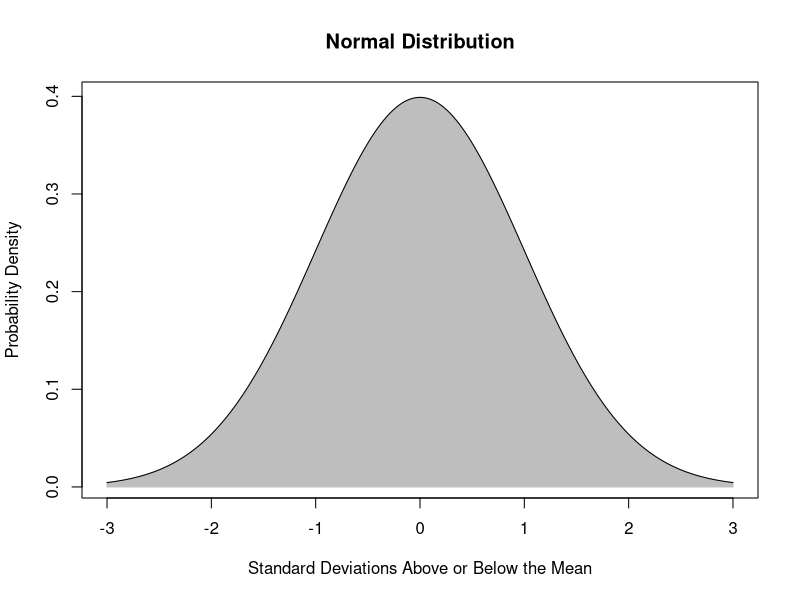
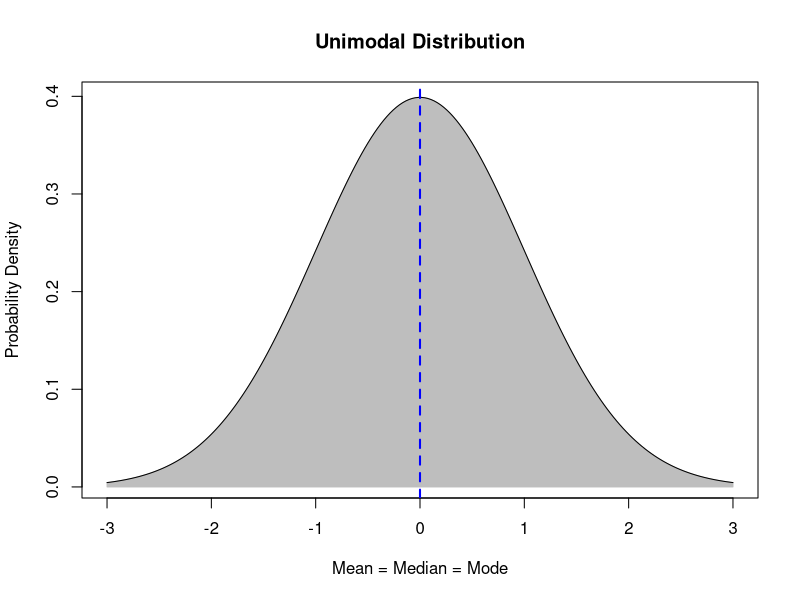
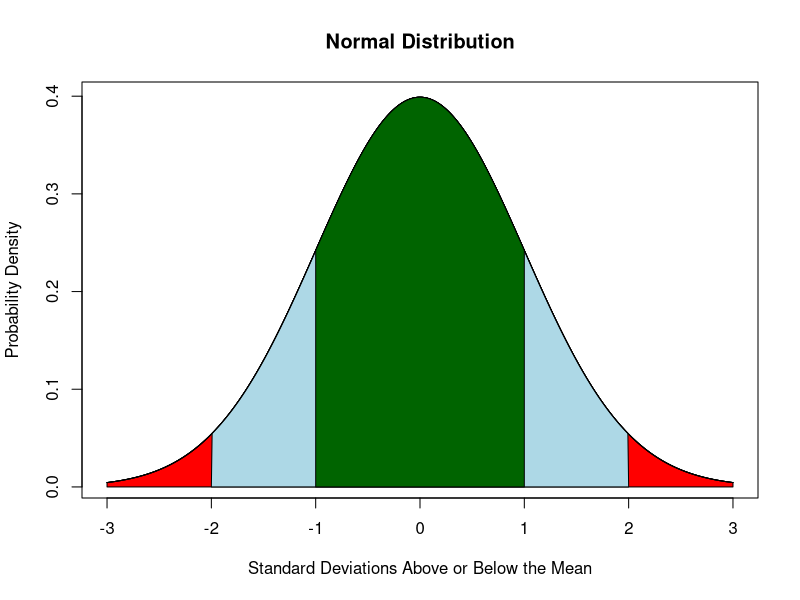
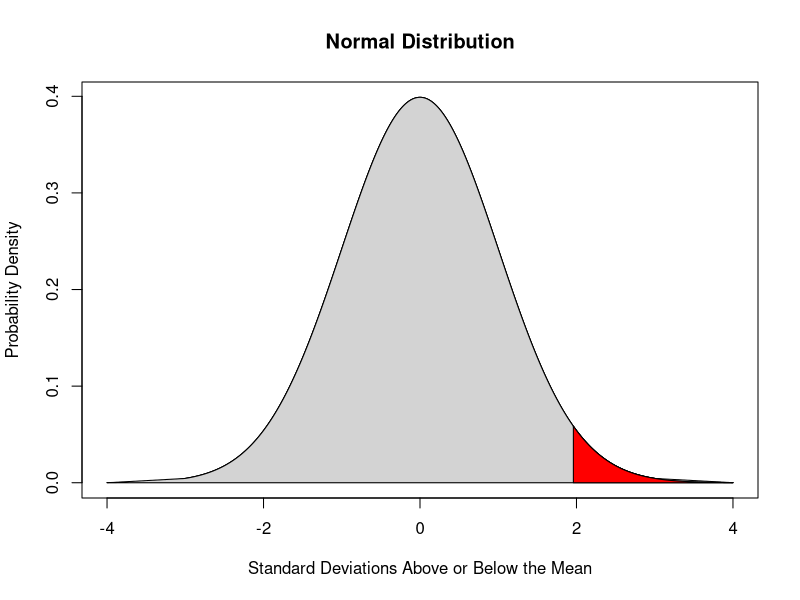
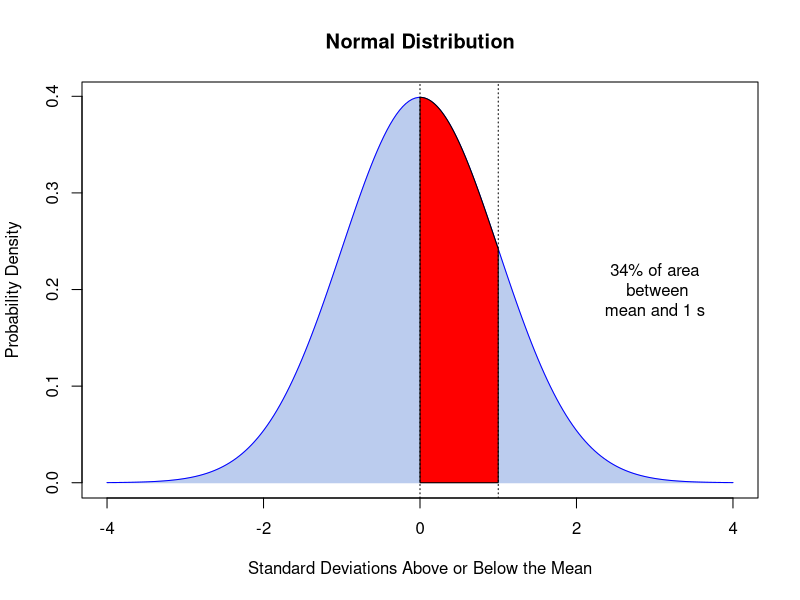
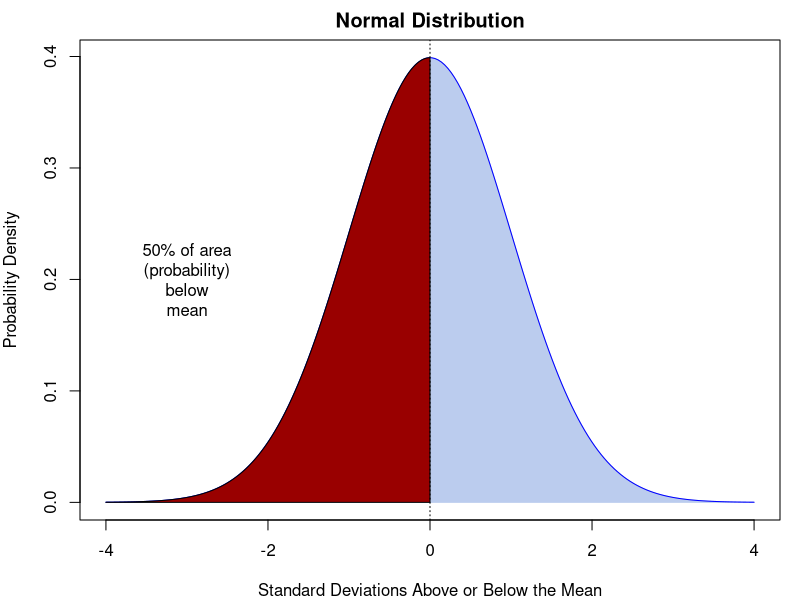
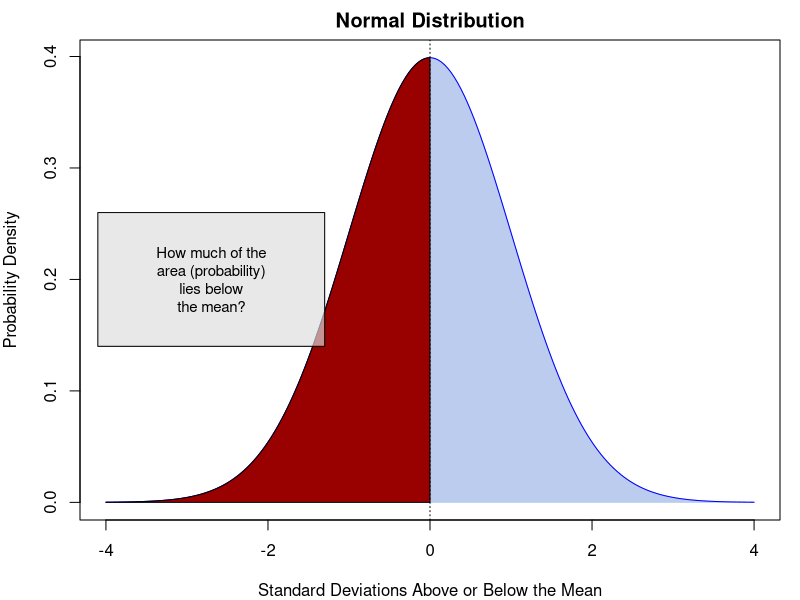
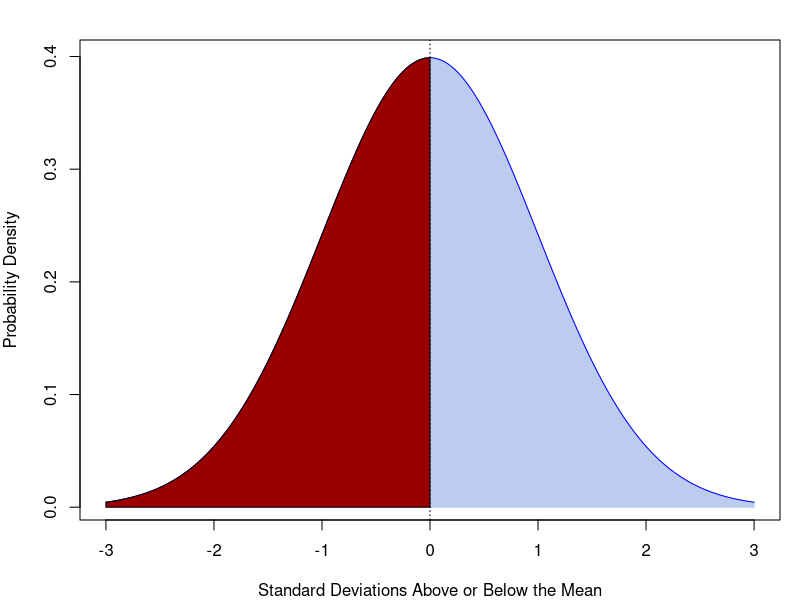

These charts were generated, in order, by the following R code:
# R plots of distributions

# 2011-2020, Jesse Hamner
# Much of this R code was assembled from multiple sources
# in the public domain. The remainder (and any errors) are mine.
#
# This script creates a series of varied normal plots, with 
# variations intended to instruct students about probability and 
# the normal distribution itself. 
#
# This series of graphics would likely not be used in its entirety, 
# at least, not all on the same day. The majority of these graphics
# would likely follow the section on coin flips, found in 
# headplot.R (a separate script, elsewhere in this folder).
#

# To keep titles consistent, here's three suggested labels:
primaryTitle<-("Normal Distribution")
primaryXTitle<-("Standard Deviations Above or Below the Mean")
primaryYTitle<-("Probability Density")

darkred <- "#990000ff"
mygreen <- "#00aa00ff"
paleblue <- "#bbccee"
paleyellow <- "#eeeeaa"
turquoise <- "#66bbdd"

# Set narrow margins for these graphics:
margins <- c(4,4,2,1)

###############################################################
# A custom function to draw fairly basic normal plots.
# This function takes a few arguments, but it's designed to
# also give a very consistent feel across plots.
###############################################################

normalPlot <- function(stddev,lb,ub,xlabel,ylabel,mainlabel,fillcolor,linecolor) {
	mean=0
	sd <- stddev
	x <- seq(lb,ub,length=200)*sd + mean
	hx <- dnorm(x,mean,sd)
	i <- x >= lb & x <= ub

	if ( linecolor=="none" | linecolor==0 | linecolor=="" | linecolor=="null" ) {
		linecolor<-("black")	
	}	

	plot(x, hx, type="n", xlab=xlabel, ylab=ylabel, main=mainlabel, 
		axes=TRUE, col=linecolor)
	
	if ( fillcolor=="none" | fillcolor=="null" | fillcolor=="") {
		fillcolor<-("white")	
	}	

	polygon(c(lb,x[i],ub), c(0,hx[i],0), col=fillcolor, border=fillcolor)
	lines(x,hx, col=linecolor)

return;
} # end of the function


###############################################################
# Sort of a demonstration of the above function -- a simple 
# normal plot from -3 to 3 std devs, mean at zero.
###############################################################


png(filename="normalplot.png", res=300, bg="white", type="quartz", pointsize=12, width=6, height=6, units="in")

normalPlot(stddev=1,
           lb=-3,
           ub=3,
           xlabel=primaryXTitle,
           ylabel=primaryYTitle,
           mainlabel=primaryTitle,
           fillcolor="gray",
           linecolor="black"
          )

dev.off()


###############################################################
# Another simple bell curve to show that the mean=median=mode 
# for this type of unimodal distribution:
###############################################################

png(filename="unimodalsymmetricplot.png",
    res=300,
    bg="white",
    type="quartz",
    pointsize=12,
    width=6,
    height=6,
    units="in"
   )

normalPlot(stddev = 1,
           lb = -3,
           ub = 3,
           xlabel = "Mean = Median = Mode",
           ylabel = primaryYTitle,
           main = "Unimodal Distribution",
           fillcolor = "gray",
           linecolor = "black"
          )
abline(v = 0,
       h = 1,
       lty = 2,
       col = "blue",
       lwd = 2
      )

dev.off()



###############################################################
# A normal plot with colored blocks between standard deviations:

###############################################################

png(filename="normalplotwithsd.png", res=300, bg="white", type="quartz", pointsize=12, width=6, height=6, units="in")

mean=0
sd=1
x <- seq(-3,3,length=100)*sd + mean
hx <- dnorm(x,mean,sd)

plot(x, hx, type="n", xlab=primaryXTitle, ylab=primaryYTitle, main=primaryTitle, axes=TRUE)
lines(x,hx)

#
# build layers of standard deviation on top of each other:
#
# from -3 to +3 s (red):
lb=-3; ub=3
x <- seq(-3,3,length=400)*sd + mean
hx <- dnorm(x,mean,sd)
lines(x, hx)
i <- x >= lb & x <= ub
polygon(c(lb,x[i],ub), c(0,hx[i],0), col="red")

area <- pnorm(ub, mean, sd) - pnorm(lb, mean, sd)
result <- paste("P(",lb,"< mean <",ub,") =",
   signif(area, digits=3))
#mtext(result,1) 

# from -2 to +2 s (light blue):
lb=-2; ub=2
x <- seq(-3,3,length=400)*sd + mean
hx <- dnorm(x,mean,sd)
lines(x, hx)
i <- x >= lb & x <= ub
polygon(c(lb,x[i],ub), c(0,hx[i],0), col="light blue")

area <- pnorm(ub, mean, sd) - pnorm(lb, mean, sd)
result <- paste("P(",lb,"< mean <",ub,") =",
   signif(area, digits=3))
#mtext(result,1) 

# from -1 to +1 s (dark green):
lb=-1; ub=1
x <- seq(-3,3,length=400)*sd + mean
hx <- dnorm(x,mean,sd)
lines(x, hx)
i <- x >= lb & x <= ub
polygon(c(lb,x[i],ub), c(0,hx[i],0), col="dark green")

area <- pnorm(ub, mean, sd) - pnorm(lb, mean, sd)
result <- paste("P(",lb,"< mean <",ub,") =",
   signif(area, digits=3))

#rect(-0.75, 0.14, 0.75, 0.16, col="#ddddddaa")
#text(result, x=0, y=0.15) 

dev.off()


######################################################
#
# This graph displays probability between 1.96 and 4 SD
# (95th percentile of probability for a two-tailed test)
#
######################################################

png(filename="normalplot95pctile.png", res=300, bg="white", type="quartz", pointsize=12, width=6, height=6, units="in")

normalPlot(stddev=1,lb=-4,ub=4,xlabel=primaryXTitle, ylabel=primaryYTitle, mainlabel=primaryTitle,fillcolor="lightgray", linecolor="black")

lb=-4; ub=4
i <- x >= lb & x <= ub
lines(x, hx)
polygon(c(lb,x[i],ub), c(0,hx[i],0), col="light gray")

area <- pnorm(ub, mean, sd) - pnorm(lb, mean, sd)
result <- paste("P(",lb, expression("< " * mu * "<"), ub,") =", signif(area, digits=3))
# mtext(result,1) 


mean=0
sd=1
lb=1.96; ub=4

x1 <- seq(lb,ub,length=100)*sd + mean
hx1 <- dnorm(x1,mean,sd)
i <- x1 >= lb & x1 <= ub

lines(x1, hx1)
polygon(c(lb,x1[i],ub), c(0,hx1[i],0), col="red")

area <- pnorm(ub, mean, sd) - pnorm(lb, mean, sd)
result <- paste("P(",lb,"< mean <",ub,") =", signif(area, digits=3))
   
#arrows(-4,0.05,4,0.05, code=3)

dev.off()

######################################################
#
# This graph displays probability between 0 and 1 SD
# (34th percentile of probability), or, here,
# 34% of the total probability distribution function area
#
######################################################

png(filename="34pctarea.png", width=5, height=4, units="in", pointsize=12, bg="white", res=300, type="quartz")

sd <- 1
lb <- -4
ub <- 4

normalPlot(stddev = sd,
           lb = lb,
           ub = ub,
           xlabel = primaryXTitle,
           ylabel = primaryYTitle,
           mainlabel = primaryTitle,
           fillcolor = paleblue,
           linecolor="blue"
          )

x=seq(0, sd, length = 200)
y=dnorm(x)
polygon(c(0,x,1),c(0,y,0), col="red")

abline(v=0,col=1,lty=3)
abline(v=sd,col=1,lty=3)

text(x=3, y=0.2, labels=("34% of area\n between\nmean and 1 s"), cex=1.0)

dev.off()

######################################################
#
# This graph displays probability between -infinity and 0 SD,
# 50% of the total probability distribution function area
#
######################################################

png(filename="50pctarea.png", 
    width=5,
    height=4,
    units="in",
    pointsize=12,
    bg="white",
    res=300,
    type="quartz"
   )

par(mar=margins)

sd <- 1
lb <- -4
ub <- 4

normalPlot(stddev=sd,lb=lb,ub=ub,xlabel=primaryXTitle, ylabel=primaryYTitle, mainlabel=primaryTitle,fillcolor=paleblue,linecolor="blue")

x=seq(-4,0,length=200)
y=dnorm(x)
polygon(c(lb,x,0),c(0,y,0), col=darkred)

abline(v=0,col=1,lty=3)
text(x=-3, y=0.2, labels=("50% of area\n(probability)\nbelow\nmean"), cex=1.0)

dev.off()



png(filename="50pctareanolabels.png", 
    width=5,
    height=4,
    units="in",
    pointsize=12,
    bg="white",
    res=300,
    type="quartz"
)

par(mar=margins)
sd <- 1
lb <- -4
ub <- 4

normalPlot(stddev=sd,lb=lb,ub=ub,xlabel=primaryXTitle, ylabel=primaryYTitle, mainlabel=primaryTitle,fillcolor=paleblue,linecolor="blue")

x=seq(-4,0,length=200)
y=dnorm(x)
polygon(c(lb,x,0),c(0,y,0), col=darkred)
abline(v=0,col=1,lty=3)
rect(-4.1, 0.14, -1.3, 0.26, col="#ddddddaa")
text(x=-2.7, y=0.2, labels=("How much of the\narea (probability)\nlies below\nthe mean?"), cex=0.9)

dev.off()


######################################################
#
# This graph displays probability between -3 and 0 SD, nearly
# 50% of the total probability distribution function area
#
######################################################

png(filename="49pctarea.png", width=5, height=4, units="in", pointsize=12, bg="white", res=300, type="quartz")

par(mar=margins)

sd <- 1
lb <- -3
ub <- 3

normalPlot(stddev=sd,lb=lb,ub=ub,xlabel=primaryXTitle, ylabel=primaryYTitle, mainlabel="",fillcolor=paleblue,linecolor="blue")

x=seq(lb,0,length=200)
y=dnorm(x)
polygon(c(lb,x,0),c(0,y,0), col=darkred)

abline(v=0,col=1,lty=3)
# text(x=-3, y=0.2, labels=("50% of area\n(probability)\nbelow\nmean"), cex=1.0)

dev.off()

################################################
#
# This graph demonstrates some hopefully basic
# arithmetic.
#
################################################

png(filename="normalplotarithmetic.png", res=300, bg="white", type="quartz", pointsize=12, width=6, height=6, units="in")

sd <- 1
x=seq(-4,4,length=200)
y=dnorm(x)
plot(x,y,type="l", lwd=2, col="blue", xlab=primaryXTitle,ylab=primaryYTitle,main=primaryTitle)
polygon(c(-4,x,4),c(0,y,0),col=darkred)

x=seq(0,sd,length=200)
y=dnorm(x)
polygon(c(0,x,sd),c(0,y,0), col=paleblue)

abline(v=0,col=1,lty=3)
abline(v=sd,col=1,lty=3)

text(x=2, y=0.3, labels=("34% of area\n between\nmean and 1 s"), cex=1.0)

x1=seq(1,4,length=200)
y1=dnorm(x1)
polygon(c(1,x1,4),c(0,y1,0),col="yellow")
text(x=3,y=0.12, labels=(expression("16% of area between")),cex=0.8)
text(x=3,y=0.1, labels=(expression("1s and " * infinity)), cex=0.8)
# expression(hat(beta) == (X^t * X)^{-1} * X^t * y)
dev.off()

################################################
#
# This plot shows 95 percent of the total probability
# up to 1.645 s, i.e. like a one-tailed test
#
################################################
png(filename="95pctarea.png", width=5, height=4, units="in", pointsize=12, bg="white", res=300, type="quartz")

sd <- 1
lb <- -4
ub <- 4

normalPlot(stddev=sd,lb=lb,ub=4,xlabel=primaryXTitle, ylabel=primaryYTitle, mainlabel=primaryTitle,fillcolor=paleblue,linecolor="blue")

sd <- 1.645
x=seq(sd,ub,length=200)
y=dnorm(x)
polygon(c(sd,x,4),c(0,y,0), col=darkred)

abline(v=0,col=1,lty=3)
abline(v=sd,col=1,lty=1)
#abline(v=-1.96,col=1,lty=1)

#text(x=0, y=0.2, labels=("Cannot reject\n null hypothesis"), cex=1.0)
text(x=3, y=0.2, labels=("5% of area\nabove 1.645 s"), cex=1.0)
#text(x=-3, y=0.2, labels=("p<0.05,\nReject null"), cex=1.0)

dev.off()

################################################
#
# This plot shows 90 percent of the total probability
# with two 5% tails (outside of +/- 1.645 standard deviations)
#
################################################

png(filename="90pctarea.png", width=5, height=4, units="in", pointsize=12, bg="white", res=300, type="quartz")

sd <- 1
lb <- -4
ub <- 4

normalPlot(stddev=sd,lb=lb,ub=4,xlabel=primaryXTitle, ylabel=primaryYTitle, mainlabel=primaryTitle,fillcolor="cyan",linecolor="blue")

sd <- 1.645
x=seq(sd,4,length=200)
y=dnorm(x)
polygon(c(sd,x,4),c(0,y,0), col="red")

x=seq(-4,-(sd),length=200)
y=dnorm(x)
polygon(c(-4,x,-(sd)),c(0,y,0), col="red")

abline(v=0,col=1,lty=3)
abline(v=sd,col=1,lty=1)
abline(v=-(sd),col=1,lty=1)

text(x=0, y=0.2, labels=("90% of\narea inside\n[-1.65s,+1.65s]"), cex=1.0)
text(x=3, y=0.1, labels=("5% here"), cex=1.0)
text(x=-3, y=0.1, labels=("5% here"), cex=1.0)

dev.off()

################################################
#
# This plot shows 95 percent of the total 
# probability with two 2.5% tails (outside of
# +/- 1.96 standard deviations)
#
################################################

png(filename="95pctconfidence.png", width=5, height=4, units="in", pointsize=12, bg="white", res=300, type="quartz")

sd <- 1
lb <- -4
ub <- 4

normalPlot(stddev=sd,lb=lb,ub=4,xlabel=primaryXTitle, ylabel=primaryYTitle, mainlabel=primaryTitle,fillcolor="cyan",linecolor="blue")

sd <- 1.96

x=seq(sd,4,length=200)
y=dnorm(x)
polygon(c(sd,x,4),c(0,y,0), col="red")

x=seq(-4,-(sd),length=200)
y=dnorm(x)
polygon(c(-4,x,-(sd)),c(0,y,0), col="red")

abline(v=0,col=1,lty=3)
abline(v=sd,col=1,lty=1)
abline(v=-(sd),col=1,lty=1)

text(x=0, y=0.2, labels=("95% of\narea inside\n[-1.96s,+1.96s]"), cex=1.0)
text(x=3, y=0.1, labels=("2.5% here"), cex=1.0)
text(x=-3, y=0.1, labels=("2.5% here"), cex=1.0)

dev.off()

################################################
#
# This plot overlays multiple normal plots
# to help students visualize *sample* versus
# *population* distribution
#
################################################

png(filename="multiplesamples.png", width=5, height=4, units="in", pointsize=12, bg="white", res=300, type="quartz")

sd <- 1
x=seq(-6,6,length=200)
y=dnorm(x)
plot(x,y,type="l", lwd=3, col="blue", ylab="Probability Density", main="Population versus Samples")

x=seq(-6,6,length=200)
y=dnorm(x)
polygon(c(-4,x,4),c(0,y,0),col="cyan")

#x=seq(0,sd,length=200)
#y=dnorm(x)
#polygon(c(0,x,sd),c(0,y,0), col="red")


x=seq(-1,6,length=200)
y=dnorm(x, mean=3, sd=0.5)
#polygon(c(-3,x,3),c(0,y,0),col="green")
lines(x,(y*0.3), type="l", lwd=3, col="black")


x=seq(-5,4,length=200)
y=dnorm(x, mean=-1, sd=1.2)
polygon(c(-5,x,4),c(0,(y*0.4),0),col="gray")
lines(x,(y*0.4), type="l", lwd=3, col="red")

abline(v=-1,col=1,lty=3)
abline(v=3,col=1,lty=3)
abline(v=0, lty=2, col="blue")

x=seq(-4,-1.5,length=200)
y=dnorm(x)
lines(x,y,type="l", lty=2, lwd=1, col="blue")


text(x=0, y=0.18, labels=("Overall\nPopulation"), cex=1.0)
text(x=4.7, y=0.2, labels=("Sample B"), cex=1.0)
text(x=-1, y=0.05, labels=("Sample A"), cex=1.0)

dev.off()


###############################################################
# Simplistic labels on the normal plot:
###############################################################

png(filename="normalplot_simplelabels.png", res=300, bg="white", type="quartz", pointsize=12, width=6, height=6, units="in")

par(mar=margins)

normalPlot(stddev=1,lb=-3,ub=3,xlabel="Value of some parameter X", ylabel="Likelihood of value X occurring", mainlabel="",fillcolor="gray",linecolor="black")
abline(v=0,col="blue")
text(0.2,0.2,labels="Average value of X", srt=90, cex=1.4)

dev.off()


################################################
#
# This plot shows 95 percent of the total 
# probability with two 2.5% tails (outside of
# +/- 1.96 standard deviations)
#
################################################

png(filename="95pctconfidencePSCIsample.png", width=5, height=4, units="in", pointsize=12, bg="white", res=300, type="quartz")

sd <- 1
lb <- -4
ub <- 4

normalPlot(stddev=sd,lb=lb,ub=4,xlabel=primaryXTitle, ylabel=primaryYTitle, mainlabel=primaryTitle,fillcolor="cyan",linecolor="blue")

sd <- 1.96

x=seq(sd,4,length=200)
y=dnorm(x)
polygon(c(sd,x,4),c(0,y,0), col="red")

x=seq(-4,-(sd),length=200)
y=dnorm(x)
polygon(c(-4,x,-(sd)),c(0,y,0), col="red")

abline(v=0,col=1,lty=3)
abline(v=sd,col=1,lty=1)
abline(v=-(sd),col=1,lty=1)

#text(x=0, y=0.2, labels=("95% of\narea inside\n[-1.96s,+1.96s]"), cex=1.0)
text(x=-0.09, y=0.15, labels="10% would be\nmajors (µ)", cex=1.0, srt=90)
text(x=3.1, y=0.15, labels=("more than\n12.6% would\nbe majors"), cex=1.0)
text(x=-3, y=0.15, labels=("less than\n7.4% would\nbe majors"), cex=1.0)

dev.off()


####################################################
#
# This plot displays the area to the left of z=1.37
#
####################################################


png(filename="z137areaplot.png", width=5, height=4, units="in", pointsize=12, bg="white", res=300, type="quartz")
sd <- 1
lb <- -4
ub <- 4

normalPlot(stddev=sd,
           lb=lb,
           ub=4,
           xlabel=primaryXTitle,
           ylabel=primaryYTitle,
           mainlabel=primaryTitle,
           fillcolor=paleblue,
           linecolor="blue"
          )

sd <- 1.37
x=seq(sd,4,length=200)
y=dnorm(x)
polygon(c(sd,x,4),c(0,y,0), col=paleyellow)

abline(v=0, col="gray40", lty=2, lwd=1)
abline(v=sd, lty=1, col="gray40")
lines(x=c(1.37, 1.37), y=c(0,y[1]), lwd=3)

rect(-3.8, 0.07, -0.8, 0.17, col="#ddddddaa")
text(x=-2.3, y=0.14, expression("% of area inside"), cex=1.0)
text(x=-2.3, y=0.1, expression("(-" * infinity * ", +1.37s]"), cex=1.0)
text(x=1.9, y=0.17, "1.37s")

dev.off()


png(filename="z137areaplot02.png", width=5, height=4, units="in", pointsize=12, bg="white", res=300, type="quartz")
sd <- 1
lb <- -4
ub <- 4

normalPlot(stddev=sd,
           lb=lb,
           ub=ub,
           xlabel=primaryXTitle,
           ylabel=primaryYTitle,
           mainlabel=primaryTitle,
           fillcolor=paleyellow,
           linecolor="blue"
)

sd <- 1.37
x=seq(sd,4,length=200)
y=dnorm(x)
polygon(c(sd,x,4),c(0,y,0), col=paleblue)
abline(v=sd, lwd=1, col="gray40")
lines(x=c(1.37, 1.37), y=c(0,y[1]), lwd=2)
text(x=0, y=0.15, "0.9147")
#rect(1.7, 0.12, 3.6, 0.17, col="#ddddddaa")
text(x=2.8, y=0.15, "1 - 0.9147")
arrows(x0 = 2.4, x1 = 2, y0 = 0.13, y1 = 0.07, col = "blue", lwd = 1, angle = 15, length = 0.1) 

dev.off()




png(filename="z-203areaplot02.png", width=5, height=4, units="in", pointsize=12, bg="white", res=300, type="quartz")
sd <- 1
lb <- -4
ub <- 4

normalPlot(stddev=sd,
           lb=lb,
           ub=ub,
           xlabel=primaryXTitle,
           ylabel=primaryYTitle,
           mainlabel=primaryTitle,
           fillcolor=paleyellow,
           linecolor=darkred
)

sd <- -2.03
x <- seq(-4, sd,length=100)
y <- dnorm(x)
polygon(c(lb,x,sd),c(0,y,0), col = paleblue, border="black")
lines(x, y, col=darkred)
abline(v = sd, lwd = 1, col = "gray80")
lines(x = c(sd, sd), y = c(0,y[100]), lwd = 2)
rect(-2.9, 0.17, -1.1, 0.23, col = "#ddddddbb")
text(x = -2, y = 0.2, "z = -2.03")
text(x=-3.2, y=0.1, "Area =\n0.0212", cex=0.8)
arrows(x0=-3, x1=-2.5, y0=0.06, y1 = 0.02, col="blue", lwd=1, angle=15, length=0.1) 
dev.off()



####################################################
#
# Make a symmetric, but not-normal distribution
#
####################################################

sd <- 1
ub <- 7
lb <- -7
mean <- 0
x <- seq(lb, ub , length = 400) * sd + mean
x1 <- seq(-3, 3 , length = 200) * sd + mean

hx <- dnorm(x, mean, sd)
hxx <- dnorm(x1, mean, sd)  * 1.5

# create a 1-column matrix and add zero-value columns
# to it
q <- matrix(data=x, nrow=length(x), ncol=1)
q <- cbind(q, hx)
#q[,2] <- hx
q <- cbind(q, 0)
q[201:400,3] <- hxx
q <- cbind(q, 0)
q[1:200,4] <- hxx
q <- cbind(q, 0)
q[,5] <- q[,2] + (q[,3] + q[,4])


png(filename="symmetricnotnormal.png",
    width=5,
    height=4,
    units="in",
    pointsize=12,
    bg="white",
    res=300, type="quartz"
   )

plot(q[,1], q[,5], 
     xlab = '', ylab = '', 
     ylim = c(0,0.7), axes = FALSE,
     type = "l", 
     col = darkred, 
     lwd = 2)

polygon(c(lb, q[,1], ub),
        c(0, q[,5], 0),
        col = paleyellow,
        border = darkred
       )
axis(side = 1, at = c(-7,7), labels = NA)
axis(side = 2, at = c(0,0.7), labels = NA)
dev.off()


png(filename="multiplenormalplots.png", 
    width=5,
    height=4,
    units="in",
    pointsize=12,
    bg="white",
    res=300,
    type="quartz"
   )

sd <- 1
lb <- -8
ub <- 8
mean <- 0
x <- seq(lb, ub , length = 400) * sd + mean
hxiv <- dnorm(x, mean, sd)

plot(x, 
     hxiv,
     type="l",
     xlab="",
     ylab="Probability Density",
     main = "", 
     axes = TRUE,
     xlim = c(lb, ub),
     bg = paleyellow,
     col = darkred)
polygon(c(lb,x,ub),c(0,hxiv,0), col=paleyellow, border=darkred)

hx <- dnorm(x, mean, sd * 2)
hxx <- dnorm(x, mean, sd * 3.5) * 0.9

polygon(c(lb,x,ub),c(0,hx,0), col=paleyellow, border=paleyellow)
polygon(c(lb,x,ub),c(0,hxx,0), col=paleyellow, border=paleyellow)

mean <- -4
x1 <- seq(lb, ub , length = 400) * sd + mean
hxxx <- dnorm(x1, mean, sd * 1.25) * 0.75
polygon(c(lb,x1,ub),c(0,hxxx,0), col=paleyellow, border=paleyellow)

lines(x, hx, col="darkgreen", lwd=2)
lines(x, hxx, col="purple", lwd=2)
lines(x1, hxxx, col="blue", lwd=2)
lines(x, hxiv, col=darkred, lwd=2)


dev.off()


png(filename="1sigmanormalplot.png", 
    width=5,
    height=4,
    units="in",
    pointsize=12,
    bg="white",
    res=300,
    type="quartz"
)
qmat <- matrix(data=c(c(-1,0,1), c(-1,0,1), c(0,0,0), dnorm(c(-1,0,1), 0, 1)), byrow=FALSE, nrow=3, ncol=4)

par(mai=c(0.5,0.25,0.25,0.25), cex.lab = 1.2)
sd <- 1
lb <- -4
ub <- 4
mean <- 0
x <- seq(lb, ub , length = 400) * sd + mean
hx <- dnorm(x, mean, sd)
greeklabels <- c(expression(mu * " + " * sigma),
                 expression(mu),
                 expression(mu * " - " * sigma))

plot(x, 
     hxiv,
     type="l",
     xlab="",
     ylab="Probability Density",
     main = "", 
     axes = FALSE,
     xlim = c(lb, ub),
     ylim = c(0, 0.45),
     bg = paleyellow,
     col = darkred
    )

polygon(c(lb,x,ub),c(0,hx,0), col=paleyellow, border="black")
lines(x, hx, col=darkred, lwd=2)
lines (x=qmat[1,1:2], y=qmat[1,3:4], lty=2, col="gray50", lwd=2)
lines (x=qmat[2,1:2], y=qmat[2,3:4], lty=2, col="gray50", lwd=2)
lines (x=qmat[3,1:2], y=qmat[3,3:4], lty=2, col="gray50", lwd=2)
axis(side=1, at=c(-1,0,1), tick=TRUE, outer = FALSE, pos=0, padj=1, labels=greeklabels, cex=1.2)

dev.off()





png(filename="1stddevnormalplot.png", 
    width=5,
    height=4,
    units="in",
    pointsize=12,
    bg="white",
    res=300,
    type="quartz"
)
par(mai=c(0.5,0.25,0.25,0.25), cex.lab = 1.2)
sd <- 1
lb <- -4
ub <- 4
mean <- 0
x <- seq(lb, ub , length = 400) * sd + mean
hx <- dnorm(x, mean, sd)
samplelabels <- c(-1,0,1)

qmat <- matrix(data=c(c(-1,0,1), c(-1,0,1), c(0,0,0), dnorm(c(-1,0,1), 0, 1)), byrow=FALSE, nrow=3, ncol=4)

plot(x, 
     hxiv,
     type="l",
     xlab="",
     ylab="Probability Density",
     main = "", 
     axes = FALSE,
     xlim = c(lb, ub),
     ylim = c(0, 0.45),
     bg = paleyellow,
     col = darkred
)

polygon(c(lb,x,ub),c(0,hx,0), col=paleyellow, border="black")
lines(x, hx, col=darkred, lwd=2)
lines (x=qmat[1,1:2], y=qmat[1,3:4], lty=2, col="gray50", lwd=2)
lines (x=qmat[2,1:2], y=qmat[2,3:4], lty=2, col="gray50", lwd=2)
lines (x=qmat[3,1:2], y=qmat[3,3:4], lty=2, col="gray50", lwd=2)

axis(side=1, at=c(-1,0,1), tick=TRUE, outer = FALSE, pos=0, padj=1, labels=samplelabels, cex=1.2)

dev.off()







png(filename="z1mirror01.png", width=5, height=4, units="in", pointsize=12, bg="white", res=300, type="quartz")
sd <- 1
lb <- -3
ub <- 3
mean <- 0

x <- seq(lb, ub, length=200)
y <- dnorm(x)

x1 <- seq(sd, ub, length=100)
y1 <- dnorm(x1)

plot(x, y, 
     xlab = '', ylab = '',
     xlim = c(lb - 0.1, ub + 0.1),
     ylim = c(0,0.45), axes = FALSE,
     type = "l", 
     col = darkred, 
     lwd = 2)

axis(side = 1, at = c(sd*-1, 0, sd), labels = c("-z", "0", "z"))
axis(side = 1, at = c(lb, ub), labels = NA, tick = TRUE, lwd.ticks=0)

polygon(c(lb,x,ub),c(0,y,0), col = paleyellow, border = paleyellow)
lines(x, y, col=darkred)

polygon(c(sd,x1,ub),c(0,y1,0), col = paleblue, border = paleblue)
lines(x1, y1, col=darkred)

lines(x = c(sd,sd), y= c(0, dnorm(sd)), lwd = 2, col = turquoise)
lines(x = c(sd * -1 , sd * -1), y= c(0, dnorm(sd * -1)), lwd = 2, col = turquoise)

text(x = 2, y = 0.23, "Area to the")
text(x=2, y=0.185, "right of z", cex=1)
arrows(x0=2, x1=1.6, y0=0.17, y1 = 0.09, col="blue", lwd=1, angle=15, length=0.1) 
dev.off()


png(filename="z1mirror02.png", width=5, height=4, units="in", pointsize=12, bg="white", res=300, type="quartz")
sd <- 1
lb <- -3
ub <- 3
mean <- 0

x <- seq(lb, ub, length=200)
y <- dnorm(x)

x1 <- seq(lb, sd*-1, length=100)
y1 <- dnorm(x1)

plot(x, y, 
     xlab = '', ylab = '',
     xlim = c(lb - 0.1, ub + 0.1),
     ylim = c(0,0.45), axes = FALSE,
     type = "l", 
     col = darkred, 
     lwd = 2)

axis(side = 1, at = c(sd*-1, 0, sd), labels = c("-z", "0", "z"))
axis(side = 1, at = c(lb, ub), labels = NA, tick = TRUE, lwd.ticks=0)

polygon(c(lb,x,ub),c(0,y,0), col = paleyellow, border = paleyellow)
lines(x, y, col=darkred)

polygon(c(lb,x1,sd*-1),c(0,y1,0), col = paleblue, border = paleblue)
lines(x1, y1, col=darkred)

lines(x = c(sd,sd), y= c(0, dnorm(sd)), lwd = 2, col = turquoise)
lines(x = c(sd * -1 , sd * -1), y= c(0, dnorm(sd * -1)), lwd = 2, col = turquoise)

text(x = -2, y = 0.23, "Area to the")
text(x = -2, y = 0.185, "left of z", cex = 1)
arrows(x0 = -2, x1 = -1.6, y0 = 0.17, y1 = 0.09, col = "blue", lwd = 1, angle = 15, length = 0.1) 
dev.off()



png(filename="z1mirror03.png", width=5, height=4, units="in", pointsize=12, bg="white", res=300, type="quartz")
sd <- 1
lb <- -3
ub <- 3
mean <- 0

x <- seq(lb, ub, length=200)
y <- dnorm(x)

x1 <- seq(sd*-1, sd, length=100)
y1 <- dnorm(x1)

plot(x, y, 
     xlab = '', ylab = '',
     xlim = c(lb - 0.1, ub + 0.1),
     ylim = c(0,0.45), axes = FALSE,
     type = "l", 
     col = darkred, 
     lwd = 2)

axis(side = 1, at = c(sd*-1, 0, sd), labels = c("-z", "0", "z"))
axis(side = 1, at = c(lb, ub), labels = NA, tick = TRUE, lwd.ticks=0)

polygon(c(lb,x,ub),c(0,y,0), col = paleyellow, border = paleyellow)
lines(x, y, col=darkred)

polygon(c(sd*-1, x1, sd),c(0,y1,0), col = paleblue, border = paleblue)
lines(x1, y1, col=darkred)

lines(x = c(sd,sd), y= c(0, dnorm(sd)), lwd = 2, col = turquoise)
lines(x = c(sd * -1 , sd * -1), y= c(0, dnorm(sd * -1)), lwd = 2, col = turquoise)

text(x = -2, y = 0.23, "Area to the")
text(x = -2, y = 0.185, "left of z", cex = 1)
arrows(x0 = -2, x1 = -1.6, y0 = 0.17, y1 = 0.09, col = "blue", lwd = 1, angle = 15, length = 0.1) 
dev.off()




png(filename="z1mirror04.png", width=5, height=4, units="in", pointsize=12, bg="white", res=300, type="quartz")
sd <- 2
lb <- -3
ub <- 3
mean <- 0

x <- seq(lb, ub, length=200)
y <- dnorm(x)

x1 <- seq(lb, sd*-1, length=100)
y1 <- dnorm(x1)

x2 <- seq(sd, ub, length=100)
y2 <- dnorm(x2)


plot(x, y, 
     xlab = '', ylab = '',
     xlim = c(lb - 0.1, ub + 0.1),
     ylim = c(0,0.45), axes = FALSE,
     type = "l", 
     col = darkred, 
     lwd = 2)

axis(side = 1, at = c(sd*-1, 0, sd), labels = c("-z", "0", "z"))
axis(side = 1, at = c(lb, ub), labels = NA, tick = TRUE, lwd.ticks=0)

polygon(c(lb,x,ub),c(0,y,0), col = paleyellow, border = paleyellow)
lines(x, y, col=darkred)

polygon(c(lb, x1, sd * -1),c(0,y1,0), col = paleblue, border = paleblue)
lines(x1, y1, col=darkred)

polygon(c(sd, x2, ub),c(0,y2,0), col = paleblue, border = paleblue)
lines(x2, y2, col=darkred)

lines(x = c(sd,sd), y= c(0, dnorm(sd)), lwd = 2, col = turquoise)
lines(x = c(sd * -1 , sd * -1), y= c(0, dnorm(sd * -1)), lwd = 2, col = turquoise)

text(x = -2, y = 0.23, "Area to the")
text(x = -2, y = 0.185, "left of z", cex = 1)
arrows(x0 = -2, x1 = -1.6, y0 = 0.17, y1 = 0.09, col = "blue", lwd = 1, angle = 15, length = 0.1) 
dev.off()



png(filename="normaltemp01.png", width=5, height=4, units="in", pointsize=12, bg="white", res=300, type="quartz")
sd <- 1
lb <- -3
ub <- 3
mean <- 0

x <- seq(lb, ub, length=200)
y <- dnorm(x)

sd1 <- -2.33
x1 <- seq(lb, sd1, length=100)
y1 <- dnorm(x1)

plot(x, y, 
     xlab = '', ylab = '',
     xlim = c(lb - 0.1, ub + 0.1),
     ylim = c(0,0.45), axes = FALSE,
     type = "l", 
     col = darkred, 
     lwd = 2)

axis(side = 1, at = c(sd1, 0, sd1 * -1), labels = c("-2.33", "0", "2.33"))
axis(side = 1, at = c(lb, ub), labels = NA, tick = TRUE, lwd.ticks=0)

polygon(c(lb,x,ub),c(0,y,0), col = paleyellow, border = paleyellow)
lines(x, y, col=darkred)

polygon(c(lb,x1,sd1),c(0,y1,0), col = paleblue, border = paleblue)
lines(x1, y1, col=darkred)

lines(x = c(sd1,sd1), y= c(0, dnorm(sd1)), lwd = 2, col = turquoise)

#text(x = 2, y = 0.23, "Area to the")
#text(x=2, y=0.185, "right of z", cex=1)
#arrows(x0=2, x1=1.6, y0=0.17, y1 = 0.09, col="blue", lwd=1, angle=15, length=0.1) 
dev.off()


png(filename="normaltemp02.png", width=5, height=4, units="in", pointsize=12, bg="white", res=300, type="quartz")
sd <- 1
lb <- -3
ub <- 3
mean <- 0

x <- seq(lb, ub, length=200)
y <- dnorm(x)

sd1 <- -2.33
x1 <- seq(lb, sd1, length=100)
y1 <- dnorm(x1)

plot(x, y, 
     xlab = '', ylab = '',
     xlim = c(lb - 0.1, ub + 0.1),
     ylim = c(0,0.45), axes = FALSE,
     type = "l", 
     col = darkred, 
     lwd = 2)

axis(side = 1, at = c(sd1, 0, sd1 * -1), labels = c("96.9", "98.6", ""))
axis(side = 1, at = c(lb, ub), labels = NA, tick = TRUE, lwd.ticks=0)

polygon(c(lb,x,ub),c(0,y,0), col = paleyellow, border = paleyellow)
lines(x, y, col=darkred)

polygon(c(lb,x1,sd1),c(0,y1,0), col = paleblue, border = paleblue)
lines(x1, y1, col=darkred)
lines(x = c(sd1,sd1), y= c(0, dnorm(sd1)), lwd = 2, col = turquoise)

dev.off()







png(filename="normaltemp03.png", width=5, height=4, units="in", pointsize=12, bg="white", res=300, type="quartz")
sd <- 1
lb <- -3
ub <- 3
mean <- 0

x <- seq(lb, ub, length=200)
y <- dnorm(x)

sd1 <- -1.37
x1 <- seq(sd1, ub, length=200)
y1 <- dnorm(x1)

plot(x, y, 
     xlab = '', ylab = '',
     xlim = c(lb - 0.1, ub + 0.1),
     ylim = c(0,0.45), axes = FALSE,
     type = "l", 
     col = darkred, 
     lwd = 2)

axis(side = 1, at = c(sd1, 0), labels = c("-1.37", "0"))
axis(side = 1, at = c(lb, ub), labels = NA, tick = TRUE, lwd.ticks=0)

polygon(c(lb,x,ub),c(0,y,0), col = paleyellow, border = paleyellow)
lines(x, y, col=darkred)

polygon(c(sd1,x1,ub),c(0,y1,0), col = paleblue, border = paleblue)
lines(x1, y1, col=darkred)

lines(x = c(sd1,sd1), y= c(0, dnorm(sd1)), lwd = 2, col = turquoise)
dev.off()


png(filename="normaltemp04.png", width=5, height=4, units="in", pointsize=12, bg="white", res=300, type="quartz")
sd <- 1
lb <- -3
ub <- 3
mean <- 0

x <- seq(lb, ub, length=200)
y <- dnorm(x)

sd1 <- -1.37
x1 <- seq(sd1, ub, length=200)
y1 <- dnorm(x1)

plot(x, y, 
     xlab = '', ylab = '',
     xlim = c(lb - 0.1, ub + 0.1),
     ylim = c(0,0.45), axes = FALSE,
     type = "l", 
     col = darkred, 
     lwd = 2)

axis(side = 1, at = c(sd1, 0), labels = c("97.6", "98.6"))
axis(side = 1, at = c(lb, ub), labels = NA, tick = TRUE, lwd.ticks=0)

polygon(c(lb,x,ub),c(0,y,0), col = paleyellow, border = paleyellow)
lines(x, y, col=darkred)

polygon(c(sd1,x1,ub),c(0,y1,0), col = paleblue, border = paleblue)
lines(x1, y1, col=darkred)

lines(x = c(sd1,sd1), y= c(0, dnorm(sd1)), lwd = 2, col = turquoise)
dev.off()





png(filename="normaltemp05.png", width=5, height=4, units="in", pointsize=12, bg="white", res=300, type="quartz")
margins <- margins
sd <- 1
lb <- -3
ub <- 3
mean <- 0
sd1 <- -0.82
sd2 <- 0.55
templabels <- c("-0.82", "0", "0.55")
labelplacement <- c(sd1, mean, sd2)

x <- seq(lb, ub, length=200)
qmat <- matrix(data=x, ncol=1)
qmat <- cbind(qmat, dnorm(qmat[,1]))
qmat <- cbind(qmat, seq(lb, sd1, length=200))
qmat <- cbind(qmat, dnorm(qmat[,3]))
qmat <- cbind(qmat, seq(sd2, ub, length=200))
qmat <- cbind(qmat, dnorm(qmat[,5]))

plot(qmat[,1], qmat[,2], 
     xlab = '', ylab = '',
     xlim = c(lb - 0.1, ub + 0.1),
     ylim = c(0,0.45), axes = FALSE,
     type = "l", 
     col = darkred, 
     lwd = 2)

axis(side = 1, at = labelplacement, labels = templabels, cex.axis=0.7)
axis(side = 1, at = c(lb, ub), labels = NA, tick = TRUE, lwd.ticks=0)

polygon(c(lb,qmat[,1],ub),c(0,qmat[,2],0), col = paleblue, border = paleblue)
polygon(c(lb, qmat[,3], sd1),c(0,qmat[,4],0), col = paleyellow, border = paleyellow)
polygon(c(sd2,qmat[,5],ub),c(0,qmat[,6],0), col = paleyellow, border = paleyellow)

lines(x = c(sd1, sd1), y = c(0, dnorm(sd1)), lwd = 2, col = turquoise)
lines(x = c(sd2, sd2), y = c(0, dnorm(sd2)), lwd = 2, col = turquoise)
lines(qmat[,1], qmat[,2], col = darkred, lwd = 2)

dev.off()


png(filename="normaltemp06.png", width=5, height=4, units="in", pointsize=12, bg="white", res=300, type="quartz")
margins <- margins
sd <- 1
lb <- -3
ub <- 3
mean <- 0
sd1 <- -0.82
sd2 <- 0.55
templabels <- c("98", "98.6", "99")
labelplacement <- c(sd1, mean, sd2)

x <- seq(lb, ub, length=200)
qmat <- matrix(data=x, ncol=1)
qmat <- cbind(qmat, dnorm(qmat[,1]))
qmat <- cbind(qmat, seq(lb, sd1, length=200))
qmat <- cbind(qmat, dnorm(qmat[,3]))
qmat <- cbind(qmat, seq(sd2, ub, length=200))
qmat <- cbind(qmat, dnorm(qmat[,5]))

plot(qmat[,1], qmat[,2], 
     xlab = '', ylab = '',
     xlim = c(lb - 0.1, ub + 0.1),
     ylim = c(0,0.45), axes = FALSE,
     type = "l", 
     col = darkred, 
     lwd = 2)

axis(side = 1, at = labelplacement, labels = templabels, cex.axis=0.7)
axis(side = 1, at = c(lb, ub), labels = NA, tick = TRUE, lwd.ticks=0)

polygon(c(lb,qmat[,1],ub),c(0,qmat[,2],0), col = paleblue, border = paleblue)
polygon(c(lb, qmat[,3], sd1),c(0,qmat[,4],0), col = paleyellow, border = paleyellow)
polygon(c(sd2,qmat[,5],ub),c(0,qmat[,6],0), col = paleyellow, border = paleyellow)

lines(x = c(sd1, sd1), y = c(0, dnorm(sd1)), lwd = 2, col = turquoise)
lines(x = c(sd2, sd2), y = c(0, dnorm(sd2)), lwd = 2, col = turquoise)
lines(qmat[,1], qmat[,2], col = darkred, lwd = 2)

dev.off()


png(filename="normaltemp05a.png", width=5, height=4, units="in", pointsize=12, bg="white", res=300, type="quartz")
margins <- margins
sd <- 1
lb <- -3
ub <- 3
mean <- 0
sd1 <- -0.82
sd2 <- 0.55
templabels <- c("-0.82", "0", "0.55")
labelplacement <- c(sd1, mean, sd2)

x <- seq(lb, ub, length=200)
qmat <- matrix(data=x, ncol=1)
qmat <- cbind(qmat, dnorm(qmat[,1]))
qmat <- cbind(qmat, seq(lb, sd1, length=200))
qmat <- cbind(qmat, dnorm(qmat[,3]))
qmat <- cbind(qmat, seq(sd2, ub, length=200))
qmat <- cbind(qmat, dnorm(qmat[,5]))

plot(qmat[,1], qmat[,2], 
     xlab = '', ylab = '',
     xlim = c(lb - 0.1, ub + 0.1),
     ylim = c(0,0.45), axes = FALSE,
     type = "l", 
     col = darkred, 
     lwd = 2)

axis(side = 1, at = labelplacement, labels = templabels, cex.axis=0.7)
axis(side = 1, at = c(lb, ub), labels = NA, tick = TRUE, lwd.ticks=0)

polygon(c(lb,qmat[,1],ub),c(0,qmat[,2],0), col = paleblue, border = paleblue)
polygon(c(lb, qmat[,3], sd1),c(0,qmat[,4],0), col = "#88ff8877", border = "#88ff8877")
polygon(c(sd2,qmat[,5],ub),c(0,qmat[,6],0), col = paleyellow, border = paleyellow)

lines(x = c(sd1, sd1), y = c(0, dnorm(sd1)), lwd = 2, col = turquoise)
lines(x = c(sd2, sd2), y = c(0, dnorm(sd2)), lwd = 2, col = turquoise)
abline(v=0.55, lwd = 2, col = turquoise)
lines(qmat[,1], qmat[,2], col = darkred, lwd = 2)

arrows(x0 = -0.82, x1 = -3, y0 = 0.28, y1 = 0.28, col = "#88ff88", lwd = 1, angle = 15, length=0.1)
text(x = -2, y=0.25, "Area = 0.2061")

arrows(x0 = 0.55, x1 = -3, y0 = 0.42, y1 = 0.42, col = "blue", lwd = 1, angle = 15, length=0.1)
text(x = -0.42, y=0.45, "Area = 0.7088")

arrows(x0 = 0.55, x1 = 3, y0 = 0.35, y1 = 0.35, col = "orange", lwd = 1, angle = 15, length=0.1)
text(x = 2, y=0.3, "Area =\n1 - 0.7088")

dev.off()



png(filename="normalareabetween.png", width=5, height=4, units="in", pointsize=12, bg="white", res=300, type="quartz")
margins <- margins
sd <- 1
lb <- -3
ub <- 3
mean <- 0
sd1 <- -1.25
sd2 <- sd1 * -1
templabels <- c("Z1", "0", "Z2")
labelplacement <- c(sd1, mean, sd2)

x <- seq(lb, ub, length=200)
qmat <- matrix(data=x, ncol=1)
qmat <- cbind(qmat, dnorm(qmat[,1]))
qmat <- cbind(qmat, seq(lb, sd1, length=200))
qmat <- cbind(qmat, dnorm(qmat[,3]))
qmat <- cbind(qmat, seq(sd2, ub, length=200))
qmat <- cbind(qmat, dnorm(qmat[,5]))

plot(qmat[,1], qmat[,2], 
     xlab = '', ylab = '',
     xlim = c(lb - 0.1, ub + 0.1),
     ylim = c(0,0.45), axes = FALSE,
     type = "l", 
     col = darkred, 
     lwd = 2)

axis(side = 1, at = labelplacement, labels = templabels, cex.axis=0.7)
axis(side = 1, at = c(lb, ub), labels = NA, tick = TRUE, lwd.ticks=0)

polygon(c(lb,qmat[,1],ub),c(0,qmat[,2],0), col = paleblue, border = paleblue)
polygon(c(lb, qmat[,3], sd1),c(0,qmat[,4],0), col = paleyellow, border = paleyellow)
polygon(c(sd2,qmat[,5],ub),c(0,qmat[,6],0), col = paleyellow, border = paleyellow)

lines(x = c(sd1, sd1), y = c(0, dnorm(sd1)), lwd = 2, col = turquoise)
lines(x = c(sd2, sd2), y = c(0, dnorm(sd2)), lwd = 2, col = turquoise)
lines(qmat[,1], qmat[,2], col = darkred, lwd = 2)

arrows(x0 = -1.5, x1 = -0.8, y0 = 0.24, y1 = 0.1, col = "black", lwd = 1, angle = 15, length=0.1)
text(x = -1.6, y=0.26, "?")

dev.off()


png(filename="normalareaoutside.png", width=5, height=4, units="in", pointsize=12, bg="white", res=300, type="quartz")
margins <- margins
sd <- 1
lb <- -3
ub <- 3
mean <- 0
sd1 <- -1.25
sd2 <- sd1 * -1
templabels <- c("Z1", "0", "Z2")
labelplacement <- c(sd1, mean, sd2)

x <- seq(lb, ub, length=200)
qmat <- matrix(data=x, ncol=1)
qmat <- cbind(qmat, dnorm(qmat[,1]))
qmat <- cbind(qmat, seq(lb, sd1, length=200))
qmat <- cbind(qmat, dnorm(qmat[,3]))
qmat <- cbind(qmat, seq(sd2, ub, length=200))
qmat <- cbind(qmat, dnorm(qmat[,5]))

plot(qmat[,1], qmat[,2], 
     xlab = '', ylab = '',
     xlim = c(lb - 0.1, ub + 0.1),
     ylim = c(0,0.45), axes = FALSE,
     type = "l", 
     col = darkred, 
     lwd = 2)

axis(side = 1, at = labelplacement, labels = templabels, cex.axis=0.7)
axis(side = 1, at = c(lb, ub), labels = NA, tick = TRUE, lwd.ticks=0)

polygon(c(lb,qmat[,1],ub),c(0,qmat[,2],0), col = paleyellow, border = paleyellow)
polygon(c(lb, qmat[,3], sd1),c(0,qmat[,4],0), col = paleblue, border = paleblue)
polygon(c(sd2,qmat[,5],ub),c(0,qmat[,6],0), col = paleblue, border = paleblue)

lines(x = c(sd1, sd1), y = c(0, dnorm(sd1)), lwd = 2, col = turquoise)
lines(x = c(sd2, sd2), y = c(0, dnorm(sd2)), lwd = 2, col = turquoise)
lines(qmat[,1], qmat[,2], col = darkred, lwd = 2)

arrows(x0 = -2.3, x1 = -1.8, y0 = 0.11, y1 = 0.04, col = "black", lwd = 1, angle = 15, length=0.1)
arrows(x0 = 2.3, x1 = 1.8, y0 = 0.11, y1 = 0.04, col = "black", lwd = 1, angle = 15, length=0.1)
text(x = -2.4, y=0.13, "?")
text(x = 2.4, y=0.13, "?")

dev.off()



png(filename="normalarealeft.png", width=5, height=4, units="in", pointsize=12, bg="white", res=300, type="quartz")
margins <- margins
sd <- 1
lb <- -3
ub <- 3
mean <- 0
sd1 <- -1.25
sd2 <- sd1 * -1
templabels <- c("Z0", "0")
labelplacement <- c(sd1, mean)

x <- seq(lb, ub, length=200)
qmat <- matrix(data=x, ncol=1)
qmat <- cbind(qmat, dnorm(qmat[,1]))
qmat <- cbind(qmat, seq(lb, sd1, length=200))
qmat <- cbind(qmat, dnorm(qmat[,3]))
qmat <- cbind(qmat, seq(sd2, ub, length=200))
qmat <- cbind(qmat, dnorm(qmat[,5]))

plot(qmat[,1], qmat[,2], 
     xlab = '', ylab = '',
     xlim = c(lb - 0.1, ub + 0.1),
     ylim = c(0,0.45), axes = FALSE,
     type = "l", 
     col = darkred, 
     lwd = 2)

axis(side = 1, at = labelplacement, labels = templabels, cex.axis=0.7)
axis(side = 1, at = c(lb, ub), labels = NA, tick = TRUE, lwd.ticks=0)

polygon(c(lb,qmat[,1],ub),c(0,qmat[,2],0), col = paleyellow, border = paleyellow)
polygon(c(lb, qmat[,3], sd1),c(0,qmat[,4],0), col = paleblue, border = paleblue)
# polygon(c(sd2,qmat[,5],ub),c(0,qmat[,6],0), col = paleblue, border = paleblue)

lines(x = c(sd1, sd1), y = c(0, dnorm(sd1)), lwd = 2, col = turquoise)
# lines(x = c(sd2, sd2), y = c(0, dnorm(sd2)), lwd = 2, col = turquoise)
lines(qmat[,1], qmat[,2], col = darkred, lwd = 2)

arrows(x0 = -2.3, x1 = -1.8, y0 = 0.11, y1 = 0.04, col = "black", lwd = 1, angle = 15, length=0.1)
# arrows(x0 = 2.3, x1 = 1.8, y0 = 0.11, y1 = 0.04, col = "black", lwd = 1, angle = 15, length=0.1)
text(x = -2.4, y=0.13, "?")
# text(x = 2.4, y=0.13, "?")

dev.off()


png(filename="normalarearight.png", width=5, height=4, units="in", pointsize=12, bg="white", res=300, type="quartz")
margins <- margins
plot(qmat[,1], qmat[,2], 
     xlab = '', ylab = '',
     xlim = c(lb - 0.1, ub + 0.1),
     ylim = c(0,0.45), axes = FALSE,
     type = "l", 
     col = darkred, 
     lwd = 2)
templabels <- c("0", "Z0")
labelplacement <- c(mean, sd2)

axis(side = 1, at = labelplacement, labels = templabels, cex.axis=0.7)
axis(side = 1, at = c(lb, ub), labels = NA, tick = TRUE, lwd.ticks=0)

polygon(c(lb,qmat[,1],ub),c(0,qmat[,2],0), col = paleyellow, border = paleyellow)
# polygon(c(lb, qmat[,3], sd1),c(0,qmat[,4],0), col = paleblue, border = paleblue)
polygon(c(sd2,qmat[,5],ub),c(0,qmat[,6],0), col = paleblue, border = paleblue)

#lines(x = c(sd1, sd1), y = c(0, dnorm(sd1)), lwd = 2, col = turquoise)
lines(x = c(sd2, sd2), y = c(0, dnorm(sd2)), lwd = 2, col = turquoise)
lines(qmat[,1], qmat[,2], col = darkred, lwd = 2)

# arrows(x0 = -2.3, x1 = -1.8, y0 = 0.11, y1 = 0.04, col = "black", lwd = 1, angle = 15, length=0.1)
arrows(x0 = 2.3, x1 = 1.8, y0 = 0.11, y1 = 0.04, col = "black", lwd = 1, angle = 15, length=0.1)
# text(x = -2.4, y=0.13, "?")
text(x = 2.4, y=0.13, "?")

dev.off()
